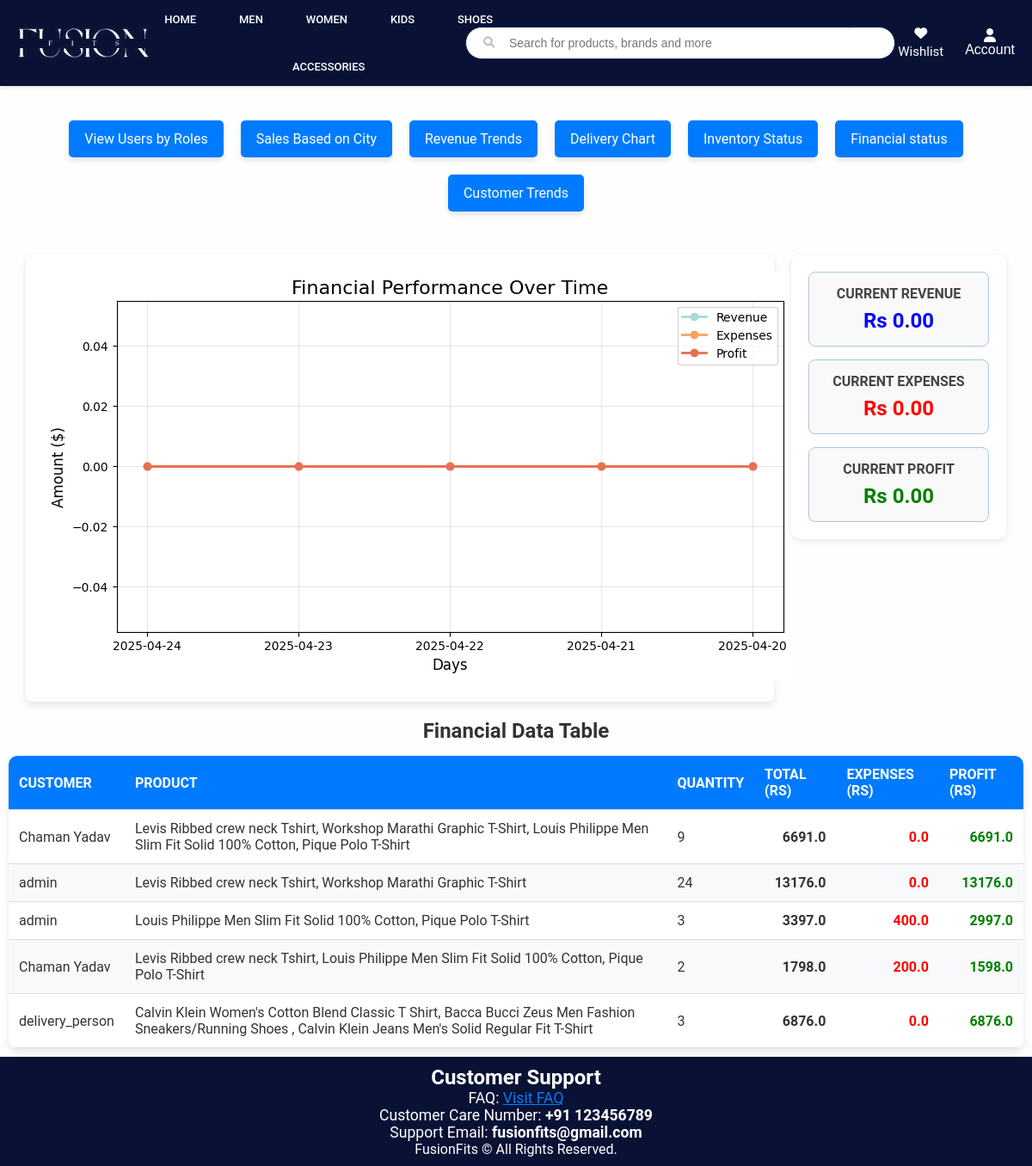
The page /visualization/financial_health (signed in) on the database its author committed.
### app/models.py (models this page shows, shortened)
class OrderDetails(db.Model):
    __tablename__ = "order_details"
    id = db.Column(db.Integer, primary_key=True)
    user_name = db.Column(db.String(100), nullable=False)
    user_email = db.Column(db.String(100), nullable=False)
    user_contact = db.Column(db.String(20), nullable=False)
    user_address = db.Column(db.String(200), nullable=False)
    user_city = db.Column(db.String(100), nullable=False)
    subtotal = db.Column(db.Float, nullable=False)
    delivery_charges = db.Column(db.Float, nullable=False)
    grand_total = db.Column(db.Float, nullable=False)
    order_date = db.Column(db.DateTime, nullable=False)
    delivered_date = db.Column(db.DateTime, nullable=True)  # Added Delivered_Date
    user_id = db.Column(db.Integer, db.ForeignKey("user.id",name="u_id"), nullable=False)  # Added user_id
    assigned_delivery_person_id = Column(Integer, ForeignKey("user.id",name="d_id"), nullable=True)
    status_options = Enum("Pending", "In Transit", "Delivered", "Failed")
    status = db.Column(status_options, default="Pending", nullable=False)  # Corrected Enum usage
    user = relationship("User", foreign_keys=[user_id])
    assigned_delivery_person = relationship("User", foreign_keys=[assigned_delivery_person_id])
    products = relationship("Product", secondary="ordered_product", viewonly=True)

class Product(db.Model):
    __tablename__ = "product"
    id = db.Column(db.Integer, primary_key=True)
    name = db.Column(db.String(100), nullable=False)
    price = db.Column(db.Float, nullable=False)
    description = db.Column(db.String(255), nullable=False)
    category = db.Column(db.String(100), nullable=False)
    quantity = db.Column(db.Integer, nullable=False)
    manufacturer = db.Column(db.String(100), nullable=True)
    country_of_origin = db.Column(db.String(50), nullable=True)
    avg_rating = db.Column(db.Float, nullable=True)
    discount = db.Column(db.Float, default=0.0, nullable=True)
    size = db.Column(db.String(20))  # Ensure this line exists
    colour = db.Column(db.String(20), nullable=True)
    gender = db.Column(db.String(10), nullable=True)  # New field for gender
    images = db.relationship("ProductImage", backref="product", lazy=True)
    ratings = relationship("Rating", back_populates="product")

### app/visualization.py (the view)
@visualization.route("/financial_health")
def financial_health():
    orders = OrderDetails.query.all()
    today = datetime.today()
    days = [(today - timedelta(days=i)).strftime('%Y-%m-%d') for i in range(5)]
    revenue, expenses, profit = [], [], []
    for day in days:
        day_orders = [order for order in orders if order.order_date.strftime('%Y-%m-%d') == day]
        day_revenue = sum(order.grand_total if order.grand_total is not None else 0 for order in day_orders)
        day_expenses = sum(order.delivery_charges if order.delivery_charges is not None else random.randint(50, 500) for order in day_orders)
        day_profit = day_revenue - day_expenses
        revenue.append(day_revenue)
        expenses.append(day_expenses)
        profit.append(day_profit)
    financial_data = [
        {
            "customer": order.user_name,
            "product": ", ".join([product.name for product in order.products]),
            "quantity": sum([product.quantity for product in order.orders]),
            "total": order.grand_total,
            "expenses": order.delivery_charges,
            "profit": order.grand_total - order.delivery_charges
        } for order in orders[:5]
    ]
    real_time_analytics = {
        "Current Revenue": f"Rs {revenue[-1]:,.2f}",
        "Current Expenses": f"Rs {expenses[-1]:,.2f}",
        "Current Profit": f"Rs {profit[-1]:,.2f}",
    }
    plt.figure(figsize=(10, 5))
    pastel_colors = {"Revenue": "#a8dadc", "Expenses": "#f4a261", "Profit": "#e76f51"}
    plt.plot(days, revenue, marker='o', label="Revenue", color=pastel_colors["Revenue"], linewidth=2)
    plt.plot(days, expenses, marker='o', label="Expenses", color=pastel_colors["Expenses"], linewidth=2)
    plt.plot(days, profit, marker='o', label="Profit", color=pastel_colors["Profit"], linewidth=2)
    plt.title("Financial Performance Over Time", fontsize=16)
    plt.xlabel("Days", fontsize=12)
    plt.ylabel("Amount ($)", fontsize=12)
    plt.legend(fontsize=10)
    plt.grid(alpha=0.3)
    img_line = io.BytesIO()
    plt.savefig(img_line, format='png', bbox_inches='tight')
    img_line.seek(0)
    img_line_base64 = base64.b64encode(img_line.getvalue()).decode('utf-8')
    plt.close()
    return render_template("financial_health.html",
                           img_line_base64=img_line_base64,
                           real_time_analytics=real_time_analytics,
                           days=days,
                           revenue=revenue,
                           expenses=expenses,
                           profit=profit,
                           financial_data=financial_data)

### app/templates/financial_health.html (shortened to what this page needs)
<!DOCTYPE html>
<html lang="en">
<head>
</head>
<body>
    {% extends "home.html" %}
    {% block content %}
    <div class="form-container">
        <div class="button-container">
            <a href="/visualization/roles_chart" class="button">View Users by Roles</a>
            <a href="/visualization/sales_by_city" class="button">Sales Based on City</a>
            <a href="/visualization/revenue_trends" class="button">Revenue Trends</a>
            <a href="/visualization/delivery_chart" class="button">Delivery Chart</a>
            <a href="/visualization/inventory_status" class="button">Inventory Status</a>
            <a href="/visualization/financial_health" class="button">Financial status</a>
            <a href="/visualization/customer_trends" class="button">Customer Trends</a>
        </div>
        <div class="content">
            <div class="chart-container">
                <img alt="Revenue Chart">
            </div>
            <div class="analytics-section">
                <div class="analytics-box">
                    <h2>Current Revenue</h2>
                    <p style="font-size: 24px; color: blue;">{{ real_time_analytics['Current Revenue'] }}</p>
                </div>
                <div class="analytics-box">
                    <h2>Current Expenses</h2>
                    <p style="font-size: 24px; color: red;">{{ real_time_analytics['Current Expenses'] }}</p>
                </div>
                <div class="analytics-box">
                    <h2>Current Profit</h2>
                    <p style="font-size: 24px; color: green;">{{ real_time_analytics['Current Profit'] }}</p>
                </div>
            </div>
        </div>
        <h3>Financial Data Table</h3>
        <table>
            <thead>
                <tr>
                    <th>Customer</th>
                    <th>Product</th>
                    <th>Quantity</th>
                    <th>Total (Rs)</th>
                    <th>Expenses (Rs)</th>
                    <th>Profit (Rs)</th>
                </tr>
            </thead>
            <tbody>
                {% for record in financial_data %}
                    <tr>
                        <td>{{ record.customer }}</td>
                        <td>{{ record.product }}</td>
                        <td>{{ record.quantity }}</td>
                        <td>{{ record.total }}</td>
                        <td>{{ record.expenses }}</td>
                        <td>{{ record.profit }}</td>
                    </tr>
                {% endfor %}
            </tbody>
        </table>
    </div>
    {% endblock %}

### app/static/home.css (style rules this page uses)
* { margin: 0; padding-top: 0; box-sizing: border-box; }
body { margin: 0; padding: 0; background-color: #f4f4f4; color: #333; */ }

### rows shown on the page
OrderDetails: customer "Chaman Yadav", product "Levis Ribbed crew neck Tshirt, Workshop Marathi Graphic T-Shirt, Louis Philippe Men Slim Fit Solid 100% Cotton, Pique Polo T-Shirt", quantity "9", total "6691.0", expenses "0.0", profit "6691.0"
OrderDetails: customer "admin", product "Levis Ribbed crew neck Tshirt, Workshop Marathi Graphic T-Shirt", quantity "24", total "13176.0", expenses "0.0", profit "13176.0"
OrderDetails: customer "admin", total "3397.0", expenses "400.0"
Product: product "Louis Philippe Men Slim Fit Solid 100% Cotton, Pique Polo T-Shirt"
OrderDetails: customer "Chaman Yadav", product "Levis Ribbed crew neck Tshirt, Louis Philippe Men Slim Fit Solid 100% Cotton, Pique Polo T-Shirt", quantity "2", total "1798.0", expenses "200.0", profit "1598.0"
OrderDetails: customer "delivery_person", product "Calvin Klein Women's Cotton Blend Classic T Shirt, Bacca Bucci Zeus Men Fashion Sneakers/Running Shoes , Calvin Klein Jeans Men's Solid Regular Fit T-Shirt", quantity "3", total "6876.0", expenses "0.0", profit "6876.0"

### other values the page prints
{{ real_time_analytics['Current Revenue'] }} "Rs 0.00"
{{ real_time_analytics['Current Expenses'] }} "Rs 0.00"
{{ real_time_analytics['Current Profit'] }} "Rs 0.00"
{{ record.quantity }} "3"
{{ record.profit }} "2997.0"
